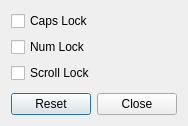
<?xml version="1.0" encoding="UTF-8"?>
<ui version="4.0">
 <class>LxQtKbIndicatorConfiguration</class>
 <widget class="QDialog" name="LxQtKbIndicatorConfiguration">
  <property name="geometry">
   <rect>
    <x>0</x>
    <y>0</y>
    <width>178</width>
    <height>126</height>
   </rect>
  </property>
  <property name="windowTitle">
   <string>Keyboard Indicator Settings</string>
  </property>
  <layout class="QVBoxLayout" name="verticalLayout_2">
   <item>
    <widget class="QCheckBox" name="capsLockCB">
     <property name="text">
      <string>Caps Lock</string>
     </property>
    </widget>
   </item>
   <item>
    <widget class="QCheckBox" name="numLockCB">
     <property name="text">
      <string>Num Lock</string>
     </property>
    </widget>
   </item>
   <item>
    <widget class="QCheckBox" name="scrollLockCB">
     <property name="text">
      <string>Scroll Lock</string>
     </property>
    </widget>
   </item>
   <item>
    <spacer name="verticalSpacer">
     <property name="orientation">
      <enum>Qt::Vertical</enum>
     </property>
     <property name="sizeHint" stdset="0">
      <size>
       <width>1</width>
       <height>1</height>
      </size>
     </property>
    </spacer>
   </item>
   <item>
    <widget class="QDialogButtonBox" name="buttons">
     <property name="orientation">
      <enum>Qt::Horizontal</enum>
     </property>
     <property name="standardButtons">
      <set>QDialogButtonBox::Close|QDialogButtonBox::Reset</set>
     </property>
    </widget>
   </item>
  </layout>
 </widget>
 <tabstops>
  <tabstop>buttons</tabstop>
 </tabstops>
 <resources/>
 <connections>
  <connection>
   <sender>buttons</sender>
   <signal>accepted()</signal>
   <receiver>LxQtKbIndicatorConfiguration</receiver>
   <slot>accept()</slot>
   <hints>
    <hint type="sourcelabel">
     <x>86</x>
     <y>244</y>
    </hint>
    <hint type="destinationlabel">
     <x>97</x>
     <y>253</y>
    </hint>
   </hints>
  </connection>
  <connection>
   <sender>buttons</sender>
   <signal>rejected()</signal>
   <receiver>LxQtKbIndicatorConfiguration</receiver>
   <slot>reject()</slot>
   <hints>
    <hint type="sourcelabel">
     <x>67</x>
     <y>244</y>
    </hint>
    <hint type="destinationlabel">
     <x>62</x>
     <y>253</y>
    </hint>
   </hints>
  </connection>
 </connections>
 <slots>
  <signal>maximumNetSpeedChanged(QString)</signal>
  <slot>on_typeCOB_currentIndexChanged(int)</slot>
  <slot>on_sourceCOB_currentIndexChanged(int)</slot>
  <slot>on_maximumHS_valueChanged(int)</slot>
  <slot>saveSettings()</slot>
 </slots>
</ui>
